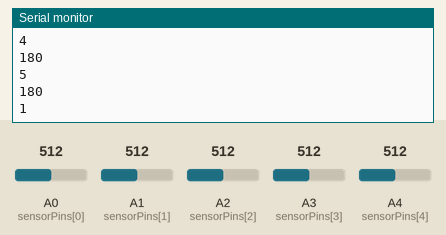
Recording of a sketch running on a simulated Arduino Uno, built with avr-gcc and run on an emulated ATmega328P. On the bench: the last lines printed to the serial monitor. Inputs (shaded band) come from the test bench; at power-on: A0 (sensorPins[0]) = 512, A1 (sensorPins[1]) = 512, A2 (sensorPins[2]) = 512, A3 (sensorPins[3]) = 512, A4 (sensorPins[4]) = 512.

Above: at 1.2 s.
1.3 s: A0 (sensorPins[0]) set to 716
At 1.8 s:
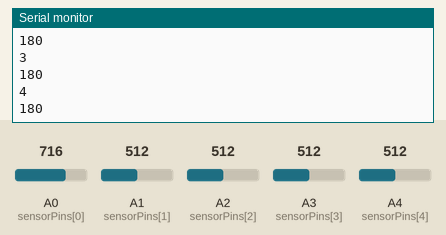
2.8 s: A1 (sensorPins[1]) set to 306
At 3.4 s:
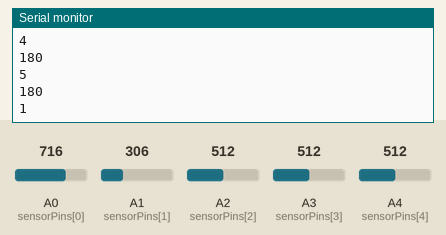
4.3 s: A2 (sensorPins[2]) set to 992
At 4.8 s:
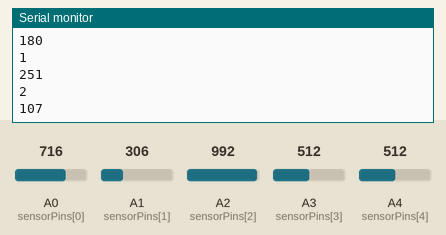
5.8 s: A3 (sensorPins[3]) set to 30
Timing chart, 0 to 8.3 s (numbered marks = the images above; inputs shaded):
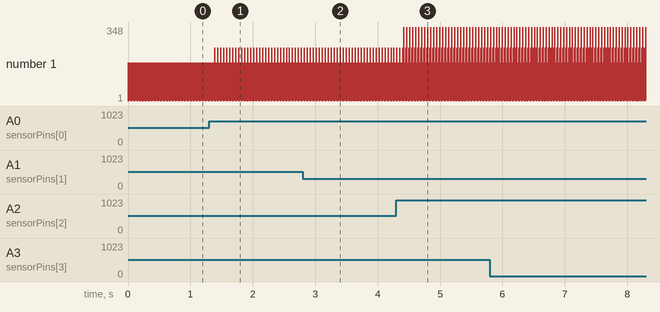

The sketch:

Potentiometer_23-09.ino
```cpp
/*

send id, value
map to degrees

possibly code in bytes - only 0-255 range

 */
#include <ros.h>

const int sensorNumber = 5;
int sensorPins[sensorNumber] = {A0, A1, A2, A3, A4};

int sensor1Value = 0;
int sensor2Value = 0;
int sensor3Value = 0;
int sensor4Value = 0;
int sensor5Value = 0;
int servo1Position = sensor1Value;
int servo2Position = sensor2Value;
int servo3Position = sensor3Value;
int servo4Position = sensor4Value;
int servo5Position = sensor5Value;
int DataSet[10] = {1,0,2,0,3,0,4,0,5,0};

void setup() {
  Serial.begin(9600);
  }

void loop() {

sensor1Value = analogRead(sensorPins[0]);
sensor2Value = analogRead(sensorPins[1]);
sensor3Value = analogRead(sensorPins[2]);
sensor4Value = analogRead(sensorPins[3]);
sensor5Value = analogRead(sensorPins[4]);

servo1Position = map(sensor1Value, 0, 1024, 0, 360);
servo2Position = map(sensor2Value, 0, 1024, 0, 360);
servo3Position = map(sensor3Value, 0, 1024, 0, 360);
servo4Position = map(sensor4Value, 0, 1024, 0, 360);
servo5Position = map(sensor5Value, 0, 1024, 0, 360);

DataSet[1] = servo1Position;
DataSet[3] = servo2Position;
DataSet[5] = servo3Position;
DataSet[7] = servo4Position;
DataSet[9] = servo5Position;


for(int i = 0; i <= 9; i++)
{
  Serial.println(DataSet[i]);
}

Serial.println();
Serial.println();
Serial.println();
// delay(2000);


/*
  if
  {
  Serial.println(sensorPins[0]);
  sensorValue = analogRead(sensorPini);
  Serial.println(sensorValue);
  }
  */
}
```

Measured:
- after the input at 1.3 s, the serial monitor: prints a new line after 0.09 s (image 1)
- after the input at 2.8 s, the serial monitor: prints a new line after 0.08 s (image 2)
- after the input at 4.3 s, the serial monitor: prints a new line after 0.12 s (image 3)
